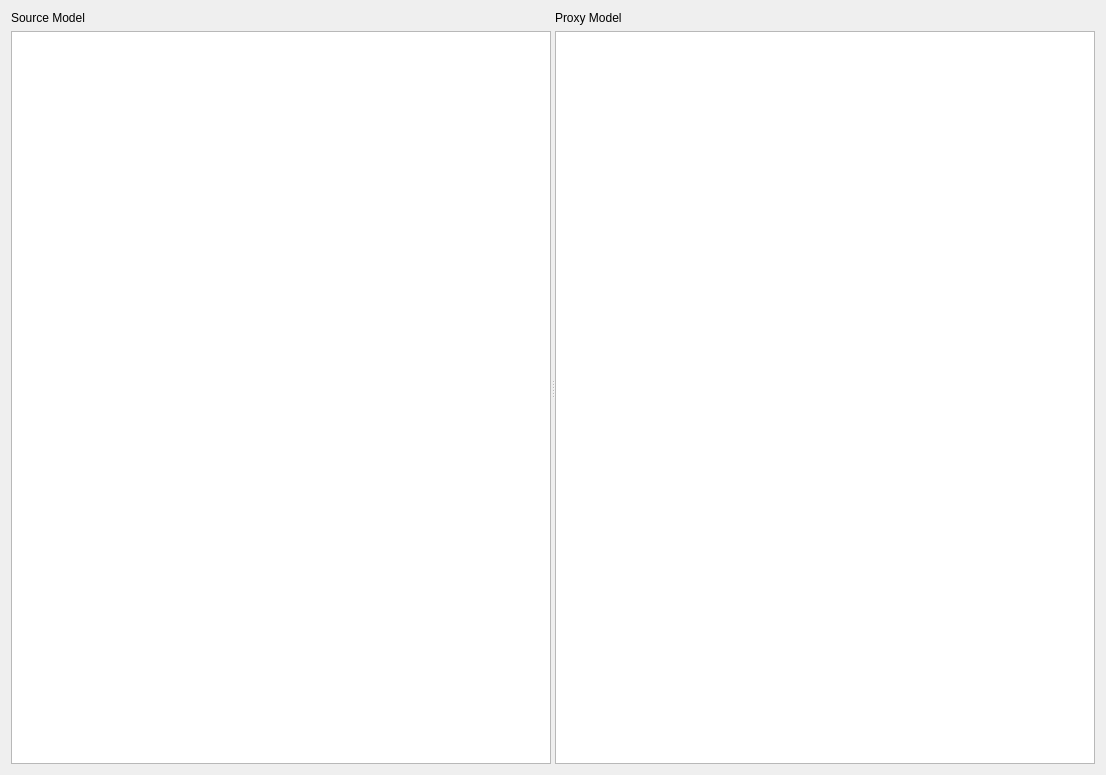
<?xml version="1.0" encoding="UTF-8"?>
<ui version="4.0">
 <class>DemoRootIndexProxyModel</class>
 <widget class="QWidget" name="DemoRootIndexProxyModel">
  <property name="geometry">
   <rect>
    <x>0</x>
    <y>0</y>
    <width>1106</width>
    <height>775</height>
   </rect>
  </property>
  <property name="windowTitle">
   <string>Form</string>
  </property>
  <layout class="QVBoxLayout" name="verticalLayout_3">
   <item>
    <widget class="QSplitter" name="splitter">
     <property name="orientation">
      <enum>Qt::Horizontal</enum>
     </property>
     <widget class="QWidget" name="layoutWidget">
      <layout class="QVBoxLayout" name="verticalLayout">
       <item>
        <widget class="QLabel" name="label">
         <property name="text">
          <string>Source Model</string>
         </property>
        </widget>
       </item>
       <item>
        <widget class="DemoTreeView" name="sourceView">
         <property name="contextMenuPolicy">
          <enum>Qt::CustomContextMenu</enum>
         </property>
        </widget>
       </item>
      </layout>
     </widget>
     <widget class="QWidget" name="layoutWidget">
      <layout class="QVBoxLayout" name="verticalLayout_2">
       <item>
        <widget class="QLabel" name="label_2">
         <property name="text">
          <string>Proxy Model</string>
         </property>
        </widget>
       </item>
       <item>
        <layout class="QHBoxLayout" name="horizontalLayout"/>
       </item>
       <item>
        <widget class="DemoTreeView" name="proxyView">
         <property name="contextMenuPolicy">
          <enum>Qt::CustomContextMenu</enum>
         </property>
        </widget>
       </item>
      </layout>
     </widget>
    </widget>
   </item>
  </layout>
 </widget>
 <customwidgets>
  <customwidget>
   <class>DemoTreeView</class>
   <extends>QTreeView</extends>
   <header>templatedemoview.h</header>
  </customwidget>
 </customwidgets>
 <resources/>
 <connections/>
</ui>
